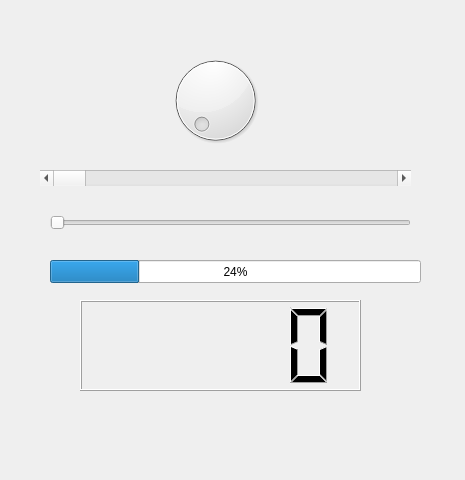
<?xml version="1.0" encoding="UTF-8"?>
<ui version="4.0">
 <class>Form</class>
 <widget class="QWidget" name="Form">
  <property name="geometry">
   <rect>
    <x>0</x>
    <y>0</y>
    <width>465</width>
    <height>480</height>
   </rect>
  </property>
  <property name="windowTitle">
   <string>Form</string>
  </property>
  <widget class="QDial" name="dial">
   <property name="geometry">
    <rect>
     <x>140</x>
     <y>50</y>
     <width>151</width>
     <height>101</height>
    </rect>
   </property>
  </widget>
  <widget class="QScrollBar" name="horizontalScrollBar">
   <property name="geometry">
    <rect>
     <x>40</x>
     <y>170</y>
     <width>371</width>
     <height>16</height>
    </rect>
   </property>
   <property name="orientation">
    <enum>Qt::Orientation::Horizontal</enum>
   </property>
  </widget>
  <widget class="QSlider" name="horizontalSlider">
   <property name="geometry">
    <rect>
     <x>50</x>
     <y>210</y>
     <width>361</width>
     <height>25</height>
    </rect>
   </property>
   <property name="orientation">
    <enum>Qt::Orientation::Horizontal</enum>
   </property>
  </widget>
  <widget class="QProgressBar" name="progressBar">
   <property name="geometry">
    <rect>
     <x>50</x>
     <y>260</y>
     <width>371</width>
     <height>23</height>
    </rect>
   </property>
   <property name="value">
    <number>24</number>
   </property>
  </widget>
  <widget class="QLCDNumber" name="lcdNumber">
   <property name="geometry">
    <rect>
     <x>80</x>
     <y>300</y>
     <width>281</width>
     <height>91</height>
    </rect>
   </property>
  </widget>
 </widget>
 <resources/>
 <connections/>
</ui>
